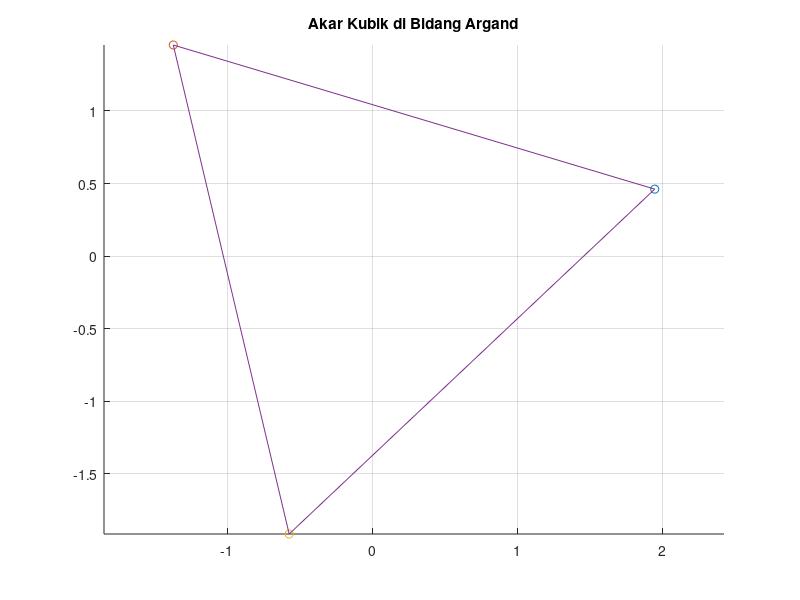

Write MATLAB code to recreate this figure.
% ======================================================
% UTS Matematika Sains Data – Soal 4 (e)
% ------------------------------------------------------
% Nama  : Bramantyo Danadyaksa Wibawanto
% NIM   : 2510514008
% Parameter: N=8, a=0, b=8, K=9, theta0=40, alpha=0.009
% ======================================================

clc; clear; close all;
disp(['Tanggal & Waktu Eksekusi: ', datestr(now)]);

theta0 = 40;
r = 2;

z0 = r * exp(1i * deg2rad((theta0)/3));
z1 = r * exp(1i * deg2rad((theta0+360)/3));
z2 = r * exp(1i * deg2rad((theta0+720)/3));

figure;
hold on; axis equal; grid on;

plot(real(z0), imag(z0), 'o')
plot(real(z1), imag(z1), 'o')
plot(real(z2), imag(z2), 'o')

plot([real(z0) real(z1) real(z2) real(z0)], ...
     [imag(z0) imag(z1) imag(z2) imag(z0)])

title('Akar Kubik di Bidang Argand')
